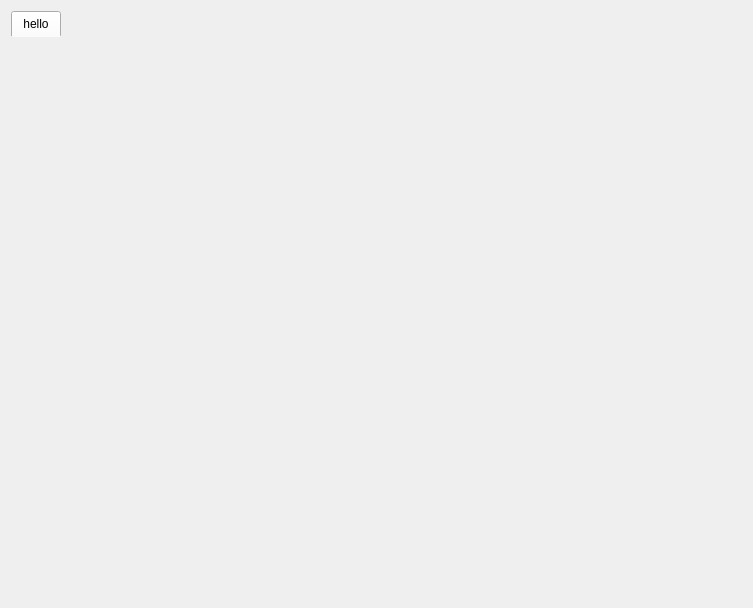
<?xml version="1.0" encoding="UTF-8"?>
<ui version="4.0">
 <class>mainWindow</class>
 <widget class="QWidget" name="mainWindow">
  <property name="geometry">
   <rect>
    <x>0</x>
    <y>0</y>
    <width>753</width>
    <height>608</height>
   </rect>
  </property>
  <property name="windowTitle">
   <string>serialPortTools</string>
  </property>
  <layout class="QGridLayout" name="gridLayout">
   <item row="0" column="0">
    <widget class="ElaTabWidget" name="tabWidget">
     <property name="styleSheet">
      <string notr="true">QTabWidget::pane{border:none;}</string>
     </property>
     <property name="currentIndex">
      <number>0</number>
     </property>
     <widget class="serialWindow" name="tab_hello">
      <attribute name="title">
       <string>hello</string>
      </attribute>
     </widget>
    </widget>
   </item>
  </layout>
 </widget>
 <customwidgets>
  <customwidget>
   <class>serialWindow</class>
   <extends>QWidget</extends>
   <header location="global">serialwindow.h</header>
   <container>1</container>
  </customwidget>
  <customwidget>
   <class>ElaTabWidget</class>
   <extends>QTabWidget</extends>
   <header location="global">ElaTabWidget.h</header>
   <container>1</container>
  </customwidget>
 </customwidgets>
 <resources/>
 <connections/>
</ui>
